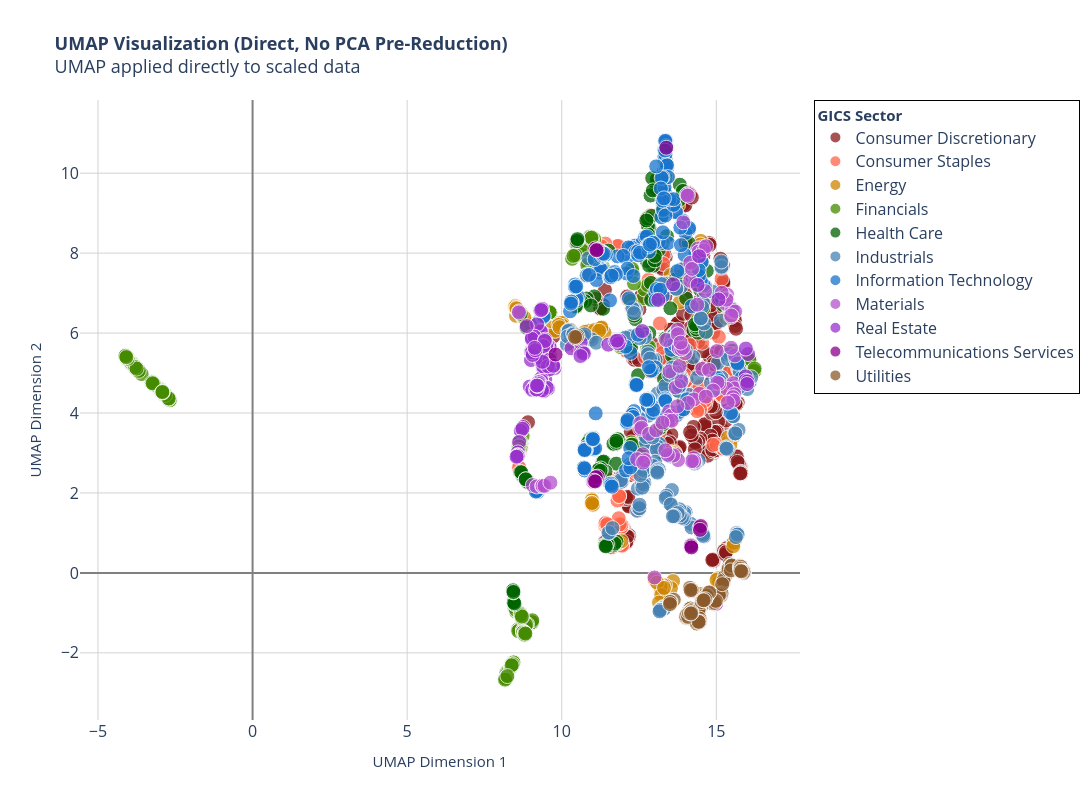

Source (notebook cell):
### Code cell
# Plot 7: Interactive UMAP - no PCA

fig = go.Figure()
sectors = sorted(df_umap_direct['Sector'].unique())

# Optional sector color mapping (reuse yours or auto-generate)
# Example if you had a predefined mapping:
# sector_colors = {'Technology': '#1f77b4', 'Healthcare': '#ff7f0e', ...}

for sector in sectors:
    sector_data = df_umap_direct[df_umap_direct['Sector'] == sector]
    
    # Prepare custom hover text
    hover_text = []
    for idx, row in sector_data.iterrows():
        text = f"<b>{row['Ticker']}</b><br>"
        text += f"Sector: {sector}<br>"
        text += f"UMAP1: {row['UMAP1']:.2f}<br>"
        text += f"UMAP2: {row['UMAP2']:.2f}<br>"
        if 'Revenue' in sector_data.columns:
            text += f"Revenue: ${row['Revenue']:,.0f}<br>"
        if 'Assets' in sector_data.columns:
            text += f"Assets: ${row['Assets']:,.0f}<br>"
        if 'Net Income' in sector_data.columns:
            text += f"Net Income: ${row['Net Income']:,.0f}"
        hover_text.append(text)
    
    # Add trace for this sector
    fig.add_trace(go.Scatter(
        x=sector_data['UMAP1'],
        y=sector_data['UMAP2'],
        mode='markers',
        name=sector,
        marker=dict(
            size=15,
            color=sector_colors[sector] if 'sector_colors' in locals() else None,
            opacity=0.75,
            line=dict(width=1, color='white')
        ),
        text=hover_text,
        hovertemplate='%{text}<extra></extra>'
    ))

fig.update_layout(
    width=1300,
    height=800,
    title=dict(
        text='<b>UMAP Visualization (Direct, No PCA Pre-Reduction)</b><br>'
             'UMAP applied directly to scaled data',
        font=dict(size=18)
    ),
    xaxis=dict(
        title='UMAP Dimension 1',
        title_font=dict(size=15),  
        gridcolor='lightgray',
        showgrid=True,
        zeroline=True,
        zerolinecolor='gray',
        zerolinewidth=2
    ),
    yaxis=dict(
        title='UMAP Dimension 2',
        title_font=dict(size=15),  
        gridcolor='lightgray',
        showgrid=True,
        zeroline=True,
        zerolinecolor='gray',
        zerolinewidth=2
    ),
    hovermode='closest',
    plot_bgcolor='white',
    legend=dict(
        title=dict(text='<b>GICS Sector</b>', font=dict(size=15)),
        bgcolor="rgba(255,255,255,0.95)",
        bordercolor="black",
        borderwidth=1,
        font=dict(size=16),
        itemsizing='constant'
    )
)

fig.update_xaxes(tickfont=dict(size=16))
fig.update_yaxes(tickfont=dict(size=16))
fig.show()

## >> save as html and png for sharing
FILE_NAME = f"UMAP_by_sectors_no_PCA_test10"
fig.write_html(f"{HTML_PATH}/{FILE_NAME}.html")
fig.write_image(f"{FIG_PATH}/{FILE_NAME}.png",
               width=1300, height=800,
               scale=3          # Scale factor (like DPI multiplier)
               )

# allow to open automatically in the default browser
# import webbrowser
webbrowser.open(f"{HTML_PATH}/{FILE_NAME}.html")
